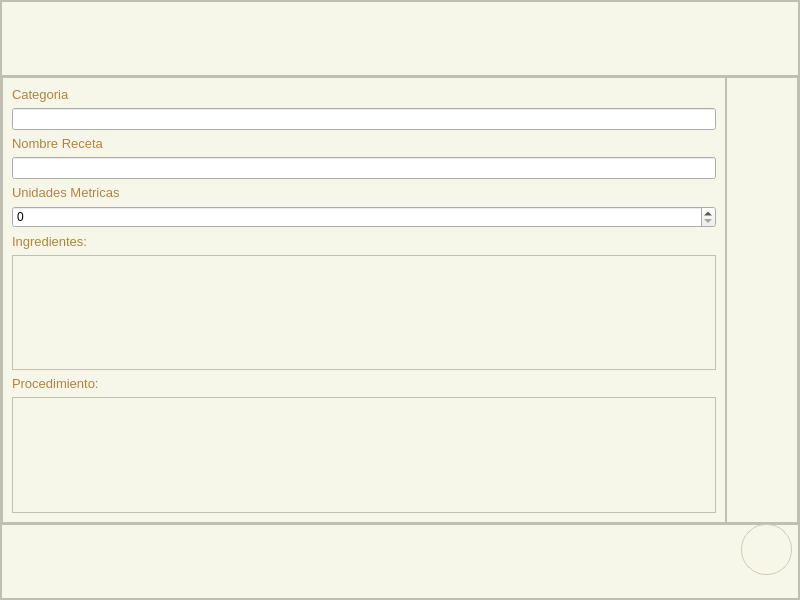
<?xml version="1.0" encoding="UTF-8"?>
<ui version="4.0">
 <class>MainWindow</class>
 <widget class="QMainWindow" name="MainWindow">
  <property name="geometry">
   <rect>
    <x>0</x>
    <y>0</y>
    <width>800</width>
    <height>600</height>
   </rect>
  </property>
  <property name="windowTitle">
   <string>MainWindow</string>
  </property>
  <widget class="QWidget" name="centralwidget">
   <layout class="QHBoxLayout" name="horizontalLayout_3">
    <property name="spacing">
     <number>0</number>
    </property>
    <property name="leftMargin">
     <number>0</number>
    </property>
    <property name="topMargin">
     <number>0</number>
    </property>
    <property name="rightMargin">
     <number>0</number>
    </property>
    <property name="bottomMargin">
     <number>0</number>
    </property>
    <item>
     <widget class="QFrame" name="frame">
      <property name="styleSheet">
       <string notr="true">QFrame{
background-color: rgb(247, 247, 233) ;
color: rgb(176, 131, 63);
}
QPushButton{
background-color:#000000ff;
border-radius:25px;
}
QPushButton:hover{
background-color:rgb(230, 225, 210);
border-radius:25px;
}</string>
      </property>
      <property name="frameShape">
       <enum>QFrame::StyledPanel</enum>
      </property>
      <property name="frameShadow">
       <enum>QFrame::Raised</enum>
      </property>
      <layout class="QVBoxLayout" name="verticalLayout" stretch="1,6,1">
       <property name="spacing">
        <number>0</number>
       </property>
       <property name="leftMargin">
        <number>0</number>
       </property>
       <property name="topMargin">
        <number>0</number>
       </property>
       <property name="rightMargin">
        <number>0</number>
       </property>
       <property name="bottomMargin">
        <number>0</number>
       </property>
       <item>
        <widget class="QFrame" name="frameTitulo">
         <property name="styleSheet">
          <string notr="true">QFrame{
background-color: rgb(247, 247, 233) ;
color: rgb(176, 131, 63);
}
QPushButton{
background-color:#000000ff;
border-radius:25px;
}
QPushButton:hover{
background-color:rgb(230, 225, 210);
border-radius:25px;
}</string>
         </property>
         <property name="frameShape">
          <enum>QFrame::StyledPanel</enum>
         </property>
         <property name="frameShadow">
          <enum>QFrame::Raised</enum>
         </property>
         <widget class="QPushButton" name="botonSalir">
          <property name="geometry">
           <rect>
            <x>740</x>
            <y>0</y>
            <width>51</width>
            <height>51</height>
           </rect>
          </property>
          <property name="minimumSize">
           <size>
            <width>40</width>
            <height>40</height>
           </size>
          </property>
          <property name="text">
           <string/>
          </property>
          <property name="icon">
           <iconset>
            <normaloff>icono-salir.png</normaloff>icono-salir.png</iconset>
          </property>
         </widget>
         <widget class="QPushButton" name="botonRegresar">
          <property name="geometry">
           <rect>
            <x>690</x>
            <y>0</y>
            <width>51</width>
            <height>51</height>
           </rect>
          </property>
          <property name="minimumSize">
           <size>
            <width>40</width>
            <height>40</height>
           </size>
          </property>
          <property name="text">
           <string/>
          </property>
          <property name="icon">
           <iconset>
            <normaloff>icono-atras.png</normaloff>icono-atras.png</iconset>
          </property>
          <property name="iconSize">
           <size>
            <width>30</width>
            <height>30</height>
           </size>
          </property>
         </widget>
         <widget class="QLabel" name="Titulo">
          <property name="geometry">
           <rect>
            <x>10</x>
            <y>10</y>
            <width>311</width>
            <height>41</height>
           </rect>
          </property>
          <property name="font">
           <font>
            <pointsize>22</pointsize>
           </font>
          </property>
          <property name="text">
           <string/>
          </property>
         </widget>
        </widget>
       </item>
       <item>
        <widget class="QFrame" name="frame_3">
         <property name="font">
          <font>
           <pointsize>10</pointsize>
          </font>
         </property>
         <property name="styleSheet">
          <string notr="true">QFrame{ background-color: rgb(247, 247, 233) ; }
QRadioButton {
    color: rgb(200, 160, 100);      
}

QRadioButton::indicator {
    width: 14px;
    height: 14px;
    border-radius: 7px;
    border: 2px solid rgb(230, 150, 150);
    background-color: rgb(255, 255, 255);
}

QRadioButton::indicator:checked {
    border: 2px solid rgb(220, 100, 100);
}</string>
         </property>
         <property name="frameShape">
          <enum>QFrame::StyledPanel</enum>
         </property>
         <property name="frameShadow">
          <enum>QFrame::Raised</enum>
         </property>
         <layout class="QHBoxLayout" name="horizontalLayout" stretch="10,1">
          <property name="spacing">
           <number>0</number>
          </property>
          <property name="leftMargin">
           <number>0</number>
          </property>
          <property name="topMargin">
           <number>0</number>
          </property>
          <property name="rightMargin">
           <number>0</number>
          </property>
          <property name="bottomMargin">
           <number>0</number>
          </property>
          <item>
           <widget class="QFrame" name="frameReceta">
            <property name="frameShape">
             <enum>QFrame::StyledPanel</enum>
            </property>
            <property name="frameShadow">
             <enum>QFrame::Raised</enum>
            </property>
            <layout class="QVBoxLayout" name="verticalLayout_3">
             <item>
              <widget class="QLabel" name="labelCategoria">
               <property name="font">
                <font>
                 <pointsize>10</pointsize>
                </font>
               </property>
               <property name="text">
                <string>Categoria</string>
               </property>
              </widget>
             </item>
             <item>
              <widget class="QLineEdit" name="nombreCategoria"/>
             </item>
             <item>
              <widget class="QLabel" name="labelNombre">
               <property name="font">
                <font>
                 <pointsize>10</pointsize>
                </font>
               </property>
               <property name="text">
                <string>Nombre Receta</string>
               </property>
              </widget>
             </item>
             <item>
              <widget class="QLineEdit" name="nombreReceta"/>
             </item>
             <item>
              <widget class="QLabel" name="labelUnidadesMetricas">
               <property name="font">
                <font>
                 <pointsize>10</pointsize>
                </font>
               </property>
               <property name="text">
                <string>Unidades Metricas</string>
               </property>
              </widget>
             </item>
             <item>
              <widget class="QSpinBox" name="unidadesMetricas"/>
             </item>
             <item>
              <widget class="QLabel" name="labelIngredientes">
               <property name="font">
                <font>
                 <pointsize>10</pointsize>
                </font>
               </property>
               <property name="text">
                <string>Ingredientes:</string>
               </property>
              </widget>
             </item>
             <item>
              <widget class="QTextEdit" name="listaIngredientes"/>
             </item>
             <item>
              <widget class="QLabel" name="labelProcedimiento">
               <property name="font">
                <font>
                 <pointsize>10</pointsize>
                </font>
               </property>
               <property name="text">
                <string>Procedimiento:</string>
               </property>
              </widget>
             </item>
             <item>
              <widget class="QTextEdit" name="procedimiento"/>
             </item>
            </layout>
           </widget>
          </item>
          <item>
           <widget class="QFrame" name="frameBotones">
            <property name="frameShape">
             <enum>QFrame::StyledPanel</enum>
            </property>
            <property name="frameShadow">
             <enum>QFrame::Raised</enum>
            </property>
            <widget class="QPushButton" name="botonGuardar">
             <property name="geometry">
              <rect>
               <x>20</x>
               <y>10</y>
               <width>45</width>
               <height>45</height>
              </rect>
             </property>
             <property name="minimumSize">
              <size>
               <width>45</width>
               <height>45</height>
              </size>
             </property>
             <property name="text">
              <string/>
             </property>
             <property name="icon">
              <iconset>
               <normaloff>icono-guardar.png</normaloff>icono-guardar.png</iconset>
             </property>
             <property name="iconSize">
              <size>
               <width>30</width>
               <height>30</height>
              </size>
             </property>
            </widget>
            <widget class="QPushButton" name="botonEliminar">
             <property name="geometry">
              <rect>
               <x>20</x>
               <y>70</y>
               <width>40</width>
               <height>40</height>
              </rect>
             </property>
             <property name="minimumSize">
              <size>
               <width>40</width>
               <height>40</height>
              </size>
             </property>
             <property name="text">
              <string/>
             </property>
             <property name="icon">
              <iconset>
               <normaloff>icono-eliminar.png</normaloff>icono-eliminar.png</iconset>
             </property>
             <property name="iconSize">
              <size>
               <width>35</width>
               <height>35</height>
              </size>
             </property>
            </widget>
           </widget>
          </item>
         </layout>
        </widget>
       </item>
       <item>
        <widget class="QFrame" name="frameInfo">
         <property name="styleSheet">
          <string notr="true">QFrame {
    background-color: rgb(247, 247, 233);
}
QPushButton {
    background-color: rgb(247, 247, 233);  
    color: rgb(200, 160, 100);                 
    border-radius: 20px;
    padding: 8px 16px;
    font-weight: bold;
    border: 1px solid rgb(210, 200, 180);  
}

QPushButton:hover {
    background-color: rgb(240, 235, 220);  
	color: rgb(230, 225, 210);
}

QPushButton:pressed {
    background-color: rgb(220, 215, 200);  
}</string>
         </property>
         <property name="frameShape">
          <enum>QFrame::StyledPanel</enum>
         </property>
         <property name="frameShadow">
          <enum>QFrame::Raised</enum>
         </property>
         <widget class="QPushButton" name="botonInfo">
          <property name="geometry">
           <rect>
            <x>740</x>
            <y>0</y>
            <width>51</width>
            <height>51</height>
           </rect>
          </property>
          <property name="minimumSize">
           <size>
            <width>40</width>
            <height>40</height>
           </size>
          </property>
          <property name="styleSheet">
           <string notr="true">QFrame{
background-color: rgb(247, 247, 233) ;
}
QPushButton{
background-color:#000000ff;
border-radius:25px;
}
QPushButton:hover{
background-color:rgb(230, 225, 210);
border-radius:25px;
}</string>
          </property>
          <property name="text">
           <string/>
          </property>
          <property name="icon">
           <iconset>
            <normaloff>icono-informacion.png</normaloff>icono-informacion.png</iconset>
          </property>
         </widget>
        </widget>
       </item>
      </layout>
     </widget>
    </item>
   </layout>
  </widget>
 </widget>
 <resources/>
 <connections/>
</ui>
